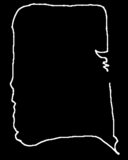
#> input picture 37756131-convex-hull/1.PNG, 128 x 160 px, found by its file name
$ python convex_hull.py
#> lines starting #> are read from the running program, lines starting #| are printed output that depends on the picture; after the words box and inside, x2 and y2 are one past the last pixel; in counts of white or black regions, pixels touching at a corner belong together
import cv2
import numpy as np

# Load image, convert to grayscale, threshold
image = cv2.imread('1.png')
#> image is the input picture: shape (160, 128, 3); min 0, max 255, mean 8.9
gray = cv2.cvtColor(image, cv2.COLOR_BGR2GRAY)
thresh = cv2.threshold(gray, 0, 255, cv2.THRESH_BINARY + cv2.THRESH_OTSU)[1]
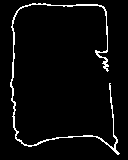
#> thresh: shape (160, 128); 4.1% white in thin lines or dots, all inside (x1, y1, x2, y2) = (10, 3, 120, 155)

# Find convex hull and draw onto a mask
mask = np.zeros(image.shape, dtype=np.uint8)
cnts = cv2.findContours(thresh, cv2.RETR_EXTERNAL, cv2.CHAIN_APPROX_SIMPLE)
#> cnts = 1 contour; box (x1, y1, x2, y2) and area: (10, 3, 120, 155) 373
cnts = cnts[0] if len(cnts) == 2 else cnts[1]
cnt = cnts[0]
#> cnt = contour of 324 points, box (x1, y1, x2, y2) (10, 3, 120, 155), area 373
hull = cv2.convexHull(cnt,returnPoints = False)
#> hull = 26 values, max 315 at index 0, min 0 at index 25, mean 100.8
defects = cv2.convexityDefects(cnt,hull)
#> defects = 20 rows, first 6: [315, 0, 317, 256], [0, 4, 3, 211], [4, 6, 5, 162], [6, 8, 7, 114], [9, 15, 10, 114], [15, 17, 16, 162]
for i in range(defects.shape[0]):
    s,e,f,d = defects[i,0]
    start = tuple(cnt[s][0])
    end = tuple(cnt[e][0])
    far = tuple(cnt[f][0])
    cv2.line(mask,start,end,[255,255,255],3)
#> this loop made 20 passes
#> (s, e, f, d, start, end, far) on passes 1 to 12: (315, 0, 317, 256, (45, 3), (32, 3), (42, 4)), (0, 4, 3, 211, (32, 3), (25, 5), (28, 5)), (4, 6, 5, 162, (25, 5), (22, 6), (24, 6)), (6, 8, 7, 114, (22, 6), (20, 7), (21, 7)), (9, 15, 10, 114, (16, 11), (13, 17), (16, 12)), (15, 17, 16, 162, (13, 17), (12, 20), (13, 19)), (17, 19, 18, 210, (12, 20), (11, 26), (12, 25)), (19, 29, 24, 672, (11, 26), (10, 82), (13, 61)), (30, 43, 35, 732, (10, 86), (12, 116), (14, 103)), (43, 45, 44, 232, (12, 116), (13, 127), (13, 117)), (45, 51, 48, 572, (13, 127), (15, 138), (16, 131)), (52, 57, 55, 256, (17, 140), (21, 143), (20, 141))
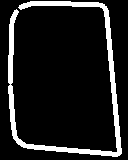
#> mask: shape (160, 128, 3); 11.4% white; 1 white region, box (x1, y1, x2, y2) and area: (8, 1, 122, 157) 2327

# Morph close to fill small holes
kernel = cv2.getStructuringElement(cv2.MORPH_ELLIPSE, (3,3))
#> kernel = [[0, 1, 0], [1, 1, 1], [0, 1, 0]]
close = cv2.morphologyEx(mask, cv2.MORPH_CLOSE, kernel, iterations=2)
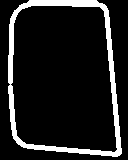
#> close: shape (160, 128, 3); 11.9% white; 1 white region, box (x1, y1, x2, y2) and area: (8, 0, 122, 157) 2441

# Draw outline around input image
close = cv2.cvtColor(close, cv2.COLOR_BGR2GRAY)
#> close: shape (160, 128); 11.9% white; 1 white region
cnts = cv2.findContours(close, cv2.RETR_EXTERNAL, cv2.CHAIN_APPROX_SIMPLE)
#> cnts = 1 contour; box (x1, y1, x2, y2) and area: (8, 0, 122, 157) 15574
cnts = cnts[0] if len(cnts) == 2 else cnts[1]
cv2.drawContours(image,cnts,0,(36,255,12),1)
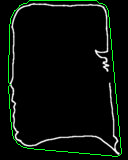
#> image: shape (160, 128, 3); 2.33% of pixels changed, all inside (x1, y1, x2, y2) = (8, 0, 122, 157)

cv2.imshow('image', image)
cv2.waitKey()
